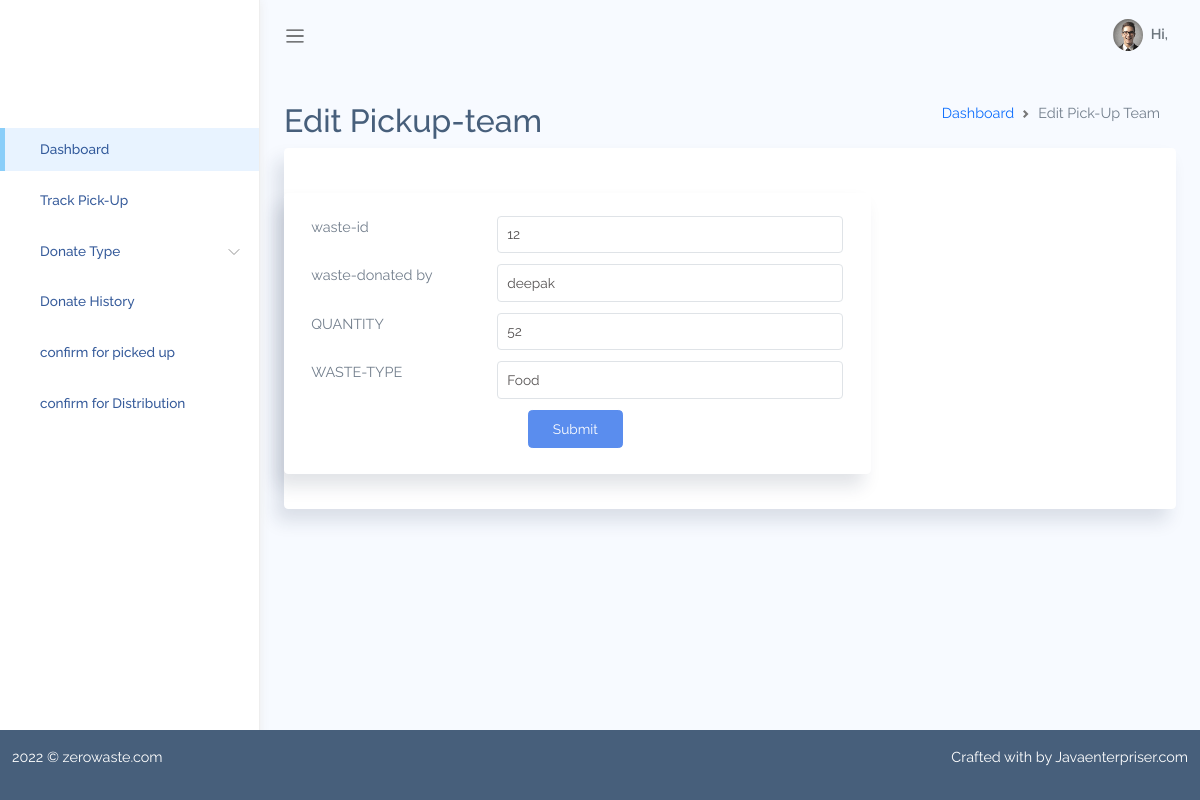
The page /editdistributionteam/12/ on the database its author committed.
### AdminApp/models.py (models this page shows, shortened)
class Wastage(models.Model):
    WASTE_TYPES = [
        ('Food', 'Food'),
        ('Cloth', 'Cloth'),
    ]
    STATUS_TYPES = [
        ('pending', 'pending'),
        ('approved', 'approved'),
        ('rejected','rejected'),
        ('Pickedup','Pickedup'),
        ('assignteam','assignteam'),
        ('donated','donated')
    ]
    donatedBy = models.ForeignKey(User, on_delete=models.SET_NULL, null=True)
    wasteType = models.CharField(
        max_length=10, choices=WASTE_TYPES, default='Food')
    statusType = models.CharField(
        max_length=10, choices=STATUS_TYPES, default='pending')
    description = models.TextField()
    quantity = models.PositiveIntegerField()
    pic1 = models.ImageField(blank=True, null=True)
    created_at = models.DateTimeField(auto_now_add=True)
    updated_at = models.DateTimeField(auto_now=True)

### AdminApp/views.py (the view, shortened to what this page needs)
# urls.py: path('editdistributionteam/<int:id>/',editdistributionteam),
def editdistributionteam(request,id):
    w=Wastage.objects.get(id=id)
    return render(request,'editdistribteam.html',{'w':w})

### AdminApp/templates/editdistribteam.html (shortened to what this page needs)
{% extends 'adminBasic2.html' %}
{%block content %}
{%load static%}
<div class="main-content container-fluid">
    <div class="page-title">
        <div class="row">
            <div class="col-12 col-md-6 order-md-1 order-last">
                <h3>Edit Pickup-team </h3>
            </div>
            <div class="col-12 col-md-6 order-md-2 order-first">
                <nav aria-label="breadcrumb" class='breadcrumb-header'>
                    <ol class="breadcrumb">
                        <li class="breadcrumb-item"><a href="/index-admin/">Dashboard</a></li>
                        <li class="breadcrumb-item active" aria-current="page"></li>Edit Pick-Up Team</li>
                    </ol>
                </nav>
            </div>
        </div>
    </div>
<div class="row" id="table-hover-row">
  <div class="col-md-12">
    <div class="card">
      <div class="card-content">
        <div class="card-body">
        </div>
        <section id="basic-vertical-layouts">
            <div class="row match-height">
                <div class="col-md-8 col-12">
                <div class="card">
                    <div class="card-content">
                    <div class="card-body">
                        <form class="form form-vertical" action="/editdistributionteam/{{w.id}}/" method="POST">
                            <div class="form-body">
                                <div class="row">
                                    <div class="col-md-4">
                                        <label>waste-id</label>
                                    </div>
                                    <div class="col-md-8 form-group">
                                        <input type="text" id="first-name" class="form-control" name='id' value={{w.id}}>
                                    </div>
                                <div class="col-md-4">
                                        <label>waste-donated by</label>
                                </div>
                                <div class="col-md-8 form-group">
                                        <input type="text" id="first-name" class="form-control"  name='donatedBy' value={{w.donatedBy}} >
                                </div>
                        <div class="col-md-4">
                            <label>QUANTITY</label>
                    </div>
                    <div class="col-md-8 form-group">
                            <input type="text" id="first-name" class="form-control" name='quantity' value={{w.quantity}}>
                    </div>
                        <div class="col-md-4">
                            <label>WASTE-TYPE</label>
                    </div>
                            <div class="col-md-8 form-group">
                                    <input type="text" id="first-name" class="form-control" name='wasteType' value={{w.wasteType}}>
                            </div>
                            <div class="col-12 d-flex justify-content-center">
                                <button type="submit" class="btn btn-primary mr-1 mb-1">Submit</button>
                            </div>
                            </div>
                        </div>
                        </form>
                    </div>
                    </div>
                </div>
                </div>
    {% endblock content %}

### AdminApp/static/adminstatic/assets/css/app.css (style rules this page uses)
* { font-family: "Raleway"; }
#main .main-content { padding: 2rem 1.5rem; }
#main .main-content .page-title h3 { font-size: 2rem; }
.breadcrumb-header .breadcrumb { justify-content: flex-end; }
a { text-decoration: none; outline: 0; }
button { outline: 0; }
.btn.btn-primary { color: #fff; }
.form-group { margin-bottom: 0.7rem; }
.card { box-shadow: -8px 12px 18px 0 rgba(25, 42, 70, 0.13); margin-bottom: 2.2rem; }
.card .card-content { position: relative; }
.card .card-body { padding: 1.4rem 1.7rem; }

### rows shown on the page
Wastage: id "12", donatedBy "deepak", quantity "52", wasteType "Food"
